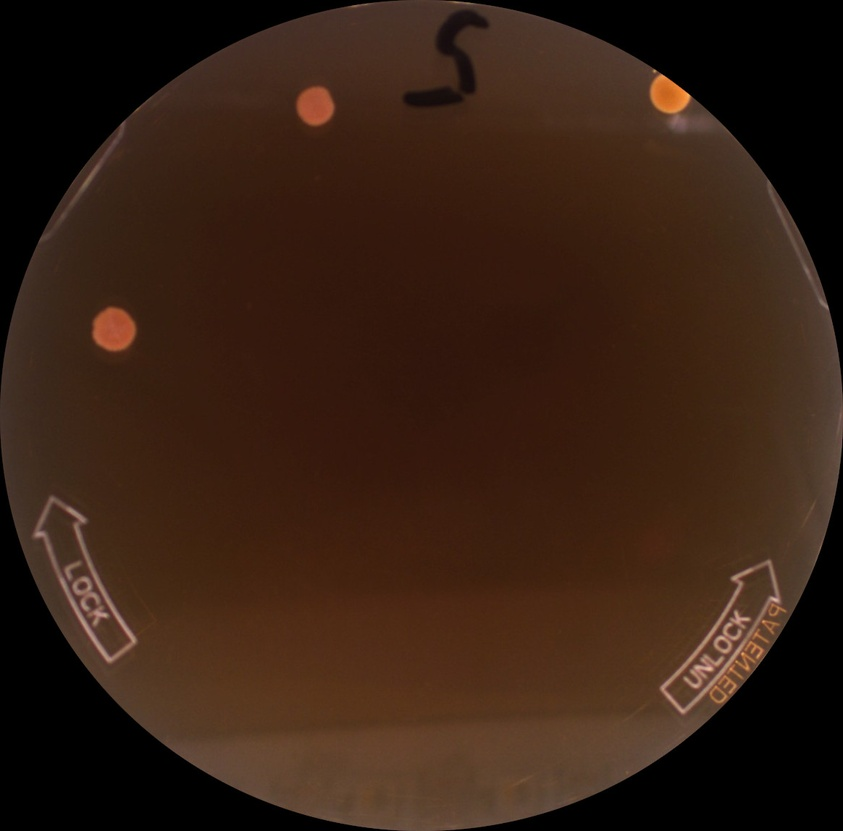
#> input picture pos15.jpg, 843 x 831 px, shrunk from 1164 x 1148 before the run
$ python homology.py
#> lines starting #> are read from the running program, lines starting #| are printed output that depends on the picture
# %%
import cv2
from matplotlib import pyplot as plt
import numpy as np

# %%
im1 = cv2.imread('pos15.jpg')
#> im1 is the input picture: shape (831, 843, 3); mean B, G, R 19.9, 32.5, 54.5
gray1 = cv2.cvtColor(im1, cv2.COLOR_BGR2GRAY)

im2 = cv2.imread('pos16.jpg')
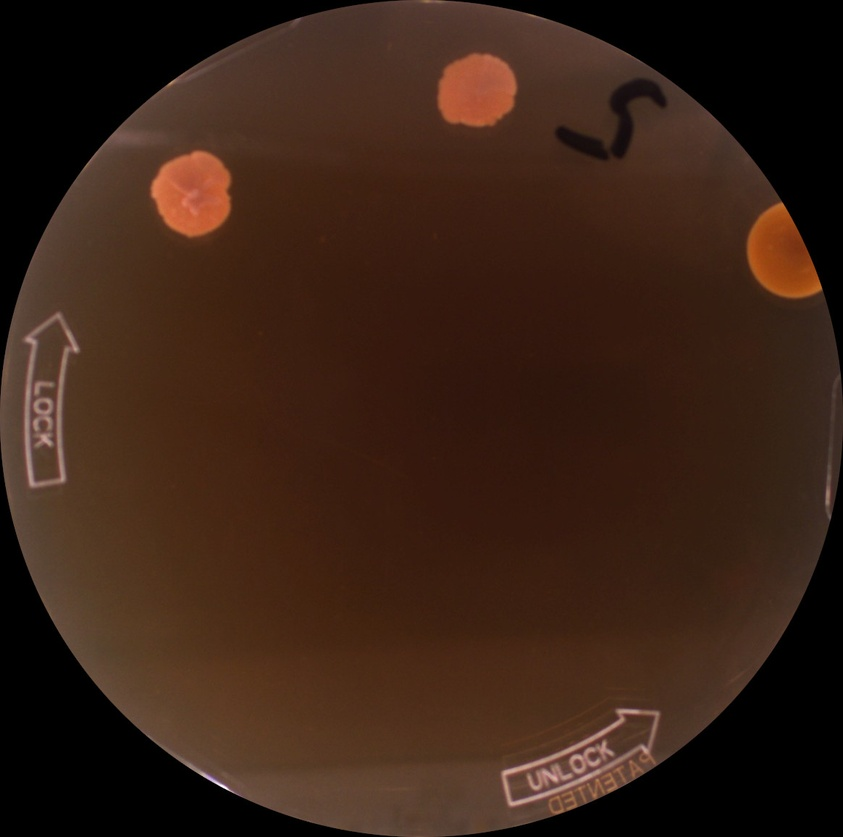
#> input picture pos16.jpg, 843 x 837 px, shrunk from 1164 x 1156 before the run
#> im2 is the input picture: shape (837, 843, 3); mean B, G, R 22, 34.1, 57.2
gray2 = cv2.cvtColor(im2, cv2.COLOR_BGR2GRAY)
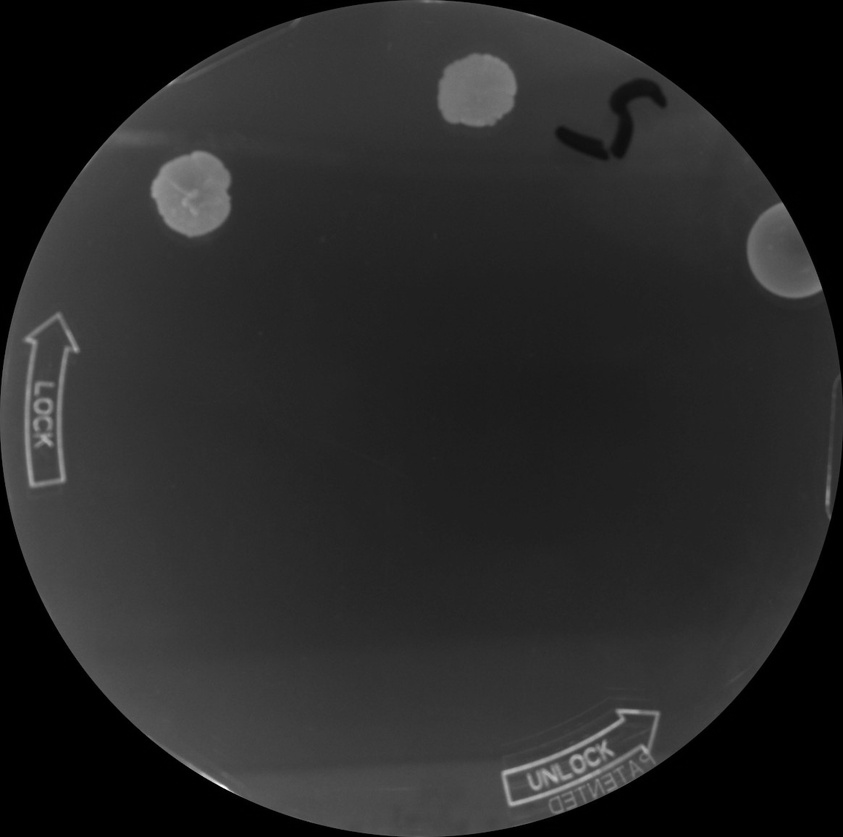
#> gray2: shape (837, 843); min 0, max 253, mean 39.7

gray1 = np.float32(gray1)
gray2 = np.float32(gray2)
# %%
def create_circular_mask(h, w, center=None, radius=None):
    '''
    Creates a mask of dimentions, height = h, width = x, with a circle marked true,
    located at the center and having radius  = radius
    I modified it from here:
    https://stackoverflow.com/questions/44865023/how-can-i-create-a-circular-mask-for-a-numpy-array
    '''
    if center is None: # use the middle of the image
        center = (int(w/2), int(h/2))
    if radius is None: # use the smallest distance between the center and image walls
        radius = min(center[0], center[1], w-center[0], h-center[1])

    #Compute square of the radius to avoid computing sqrt on every step
    radius_sq = radius**2

    Y, X = np.ogrid[:h, :w]
    dist_from_center_sq = (X - center[0])**2 + (Y-center[1])**2

    mask = dist_from_center_sq <= radius_sq

    return mask

# %%
orb = cv2.ORB_create(100)

msk_out = create_circular_mask(gray1.shape[0], gray1.shape[1], radius=0.9*gray1.shape[1]/2)
msk_in = create_circular_mask(gray1.shape[0], gray1.shape[1], radius=0.8*gray1.shape[1]/2)
msk = msk_out & ~msk_in
im_work = im1.copy()
im_work[~msk] = [0,0,0]
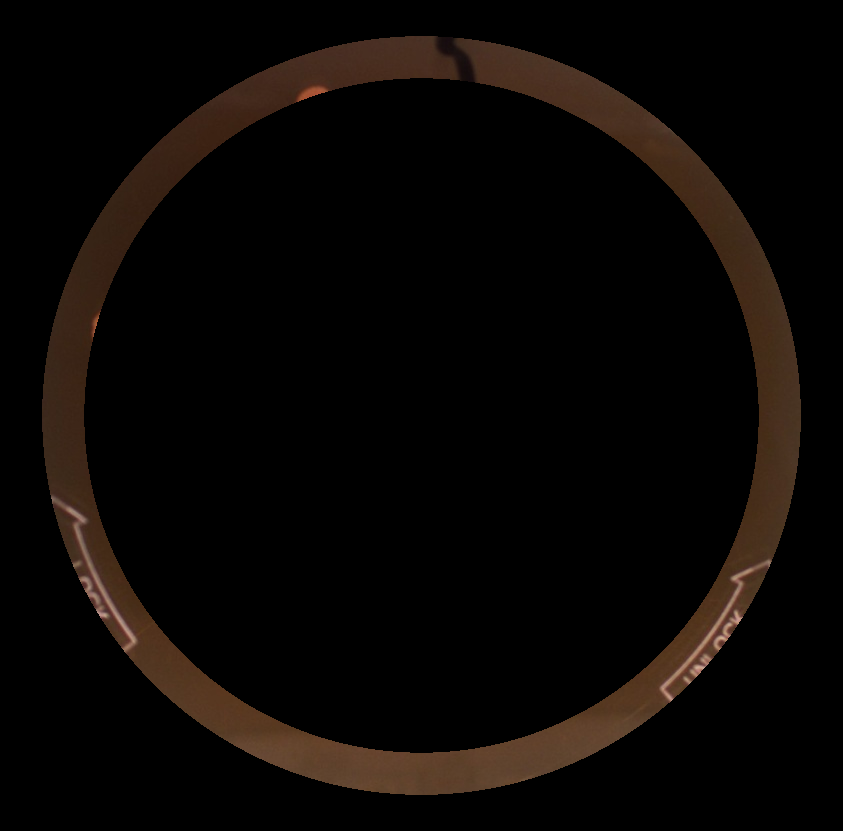
#> im_work: shape (831, 843, 3); mean B, G, R 4.6, 6.9, 10.5
kp1, des1 = orb.detectAndCompute(im_work, None)
#> kp1 = 100 keypoints; strongest (x, y, size): (670, 698, 37.2), (668, 697, 44.6), (701, 667, 37.2), (671, 700, 31)


msk_out2 = create_circular_mask(gray2.shape[0], gray2.shape[1], radius=0.9*gray2.shape[1]/2)
msk_in2 = create_circular_mask(gray2.shape[0], gray2.shape[1], radius=0.8*gray2.shape[1]/2)
msk2 = msk_out2 & ~msk_in2
im_work = im2.copy()
im_work[~msk2] = [0,0,0]
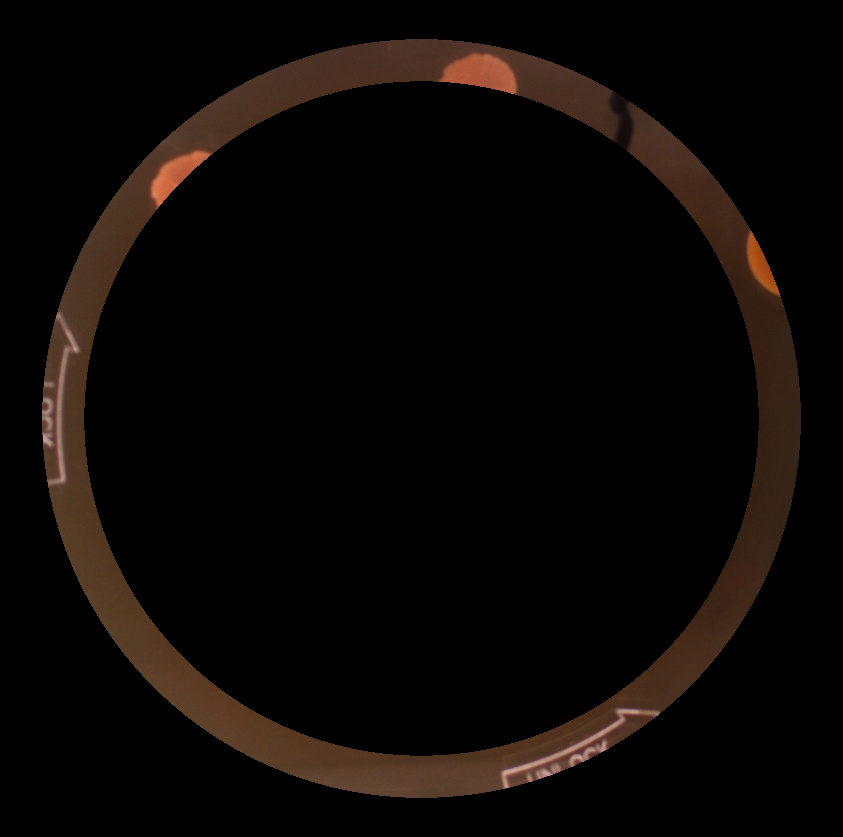
#> im_work: shape (837, 843, 3); mean B, G, R 5, 7.3, 11.3
kp2, des2 = orb.detectAndCompute(im_work, None)
#> kp2 = 100 keypoints; strongest (x, y, size): (505, 785, 44.6), (505, 787, 37.2), (530, 781, 31), (549, 775, 31)
# %%
img1 = cv2.drawKeypoints(im1, kp1, None, flags = cv2.DRAW_MATCHES_FLAGS_DRAW_RICH_KEYPOINTS)
plt.imshow(img1)


# %%
img2 = cv2.drawKeypoints(im2, kp2, None, flags = cv2.DRAW_MATCHES_FLAGS_DRAW_RICH_KEYPOINTS)
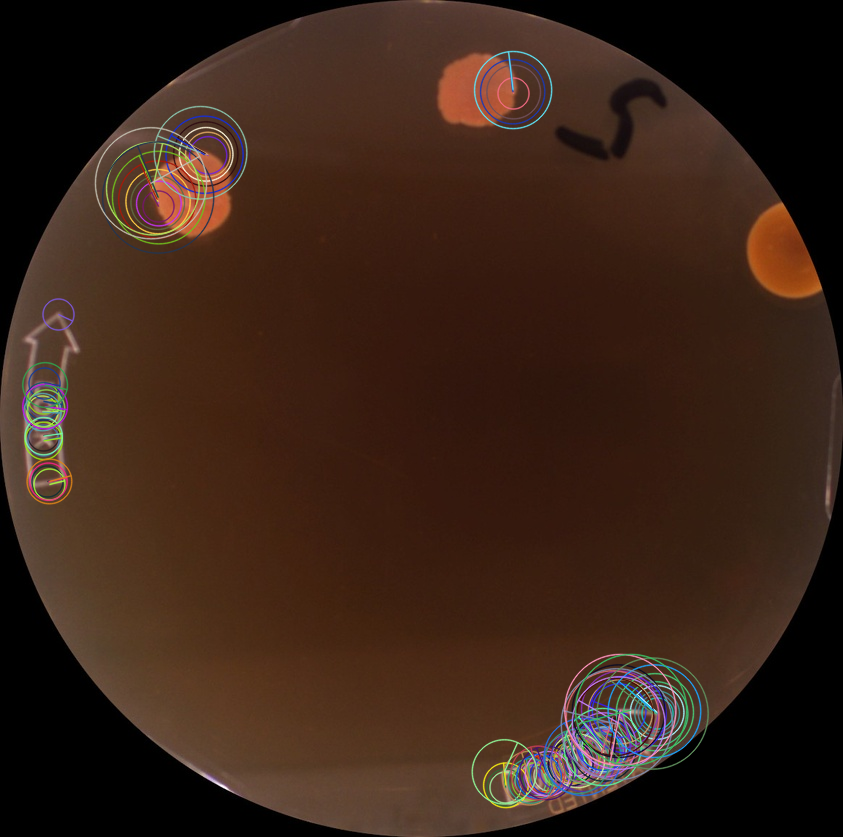
#> img2: shape (837, 843, 3); mean B, G, R 24.1, 35.6, 57.4
plt.imshow(img2)
# %%
matcher = cv2.DescriptorMatcher_create(cv2.DESCRIPTOR_MATCHER_BRUTEFORCE_HAMMING)
matches = matcher.match(des1, des2, None)
#> matches = 100 matches
# %%
matches = sorted(matches, key = lambda x: x.distance)

img3 = cv2.drawMatches(img1, kp1, img2, kp2, matches[:20], None)
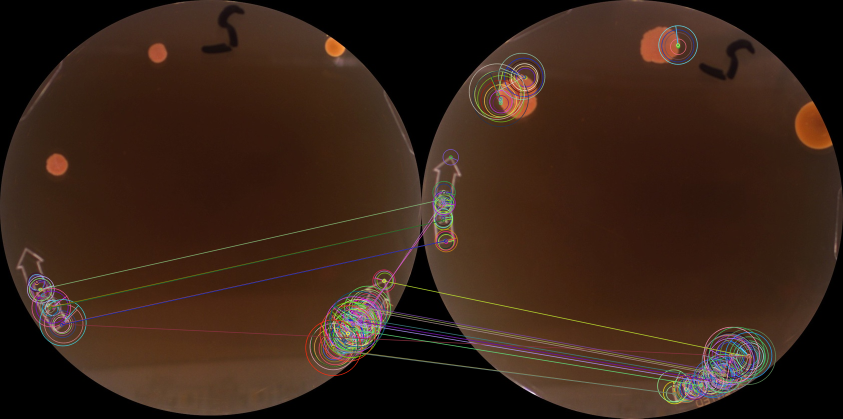
#> img3: shape (837, 1686, 3) (shown at 1/2 size); mean B, G, R 23.8, 35.4, 56.8
plt.imshow(img3)
# %%
points1 = np.zeros((len(matches), 2), dtype = np.float32)
#> points1 = 100 pairs, first value 0 to 0, second value 0 to 0
points2 = np.zeros((len(matches), 2), dtype = np.float32)
#> points2 = 100 pairs, first value 0 to 0, second value 0 to 0

for i, match in enumerate(matches):
    points1[i,:] = kp1[match.queryIdx].pt
    points2[i,:] = kp1[match.trainIdx].pt
#> this loop made 100 passes
#> after the loop, points1 = 100 pairs, first value 73 to 769, second value 560.4 to 700; points2 has the same summary as points1

h, msk = cv2.findHomography(points1, points2, cv2.RANSAC)
#> h = [[2.87, -1.56, 673.5], [2.84, -1.55, 667], [0.00418, -0.00231, 1]]; msk = 100 values, max 1 at index 2, min 0 at index 0, mean 0.12

hight, width, chan = im2.shape
#> hight = 837; width = 843; chan = 3

im1Reg = cv2.warpPerspective(im1, h, (width, hight), cv2.WARP_INVERSE_MAP)
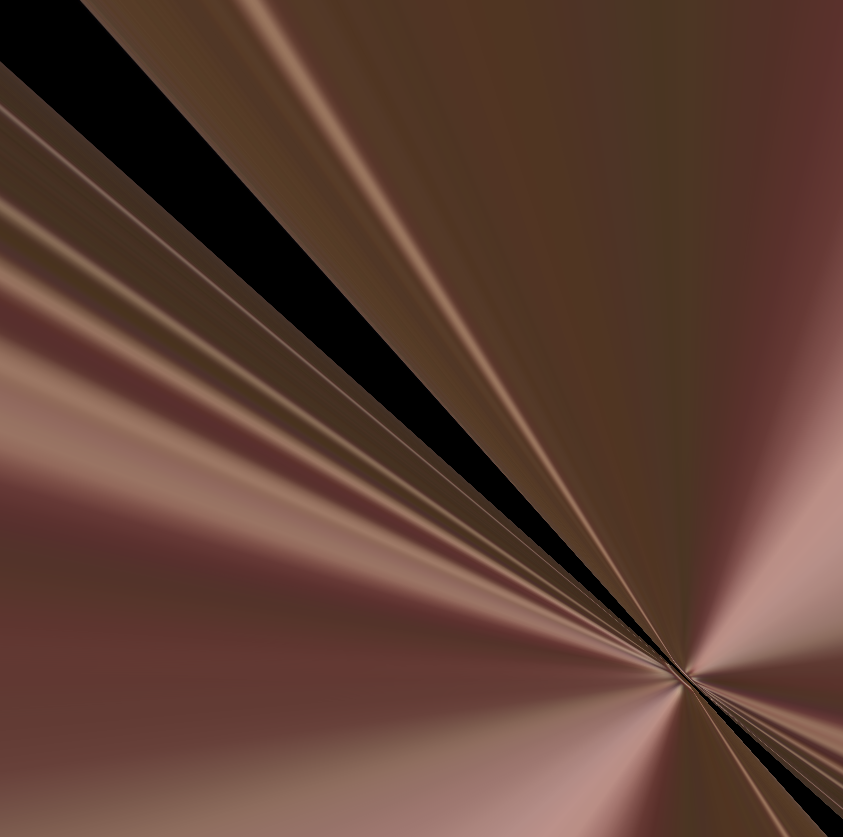
#> im1Reg: shape (837, 843, 3); mean B, G, R 51.6, 63.2, 93.7

# %%
plt.imshow(im1Reg)
# %%
#> figure, not shown here; B, G, R data is drawn as R, G, B
